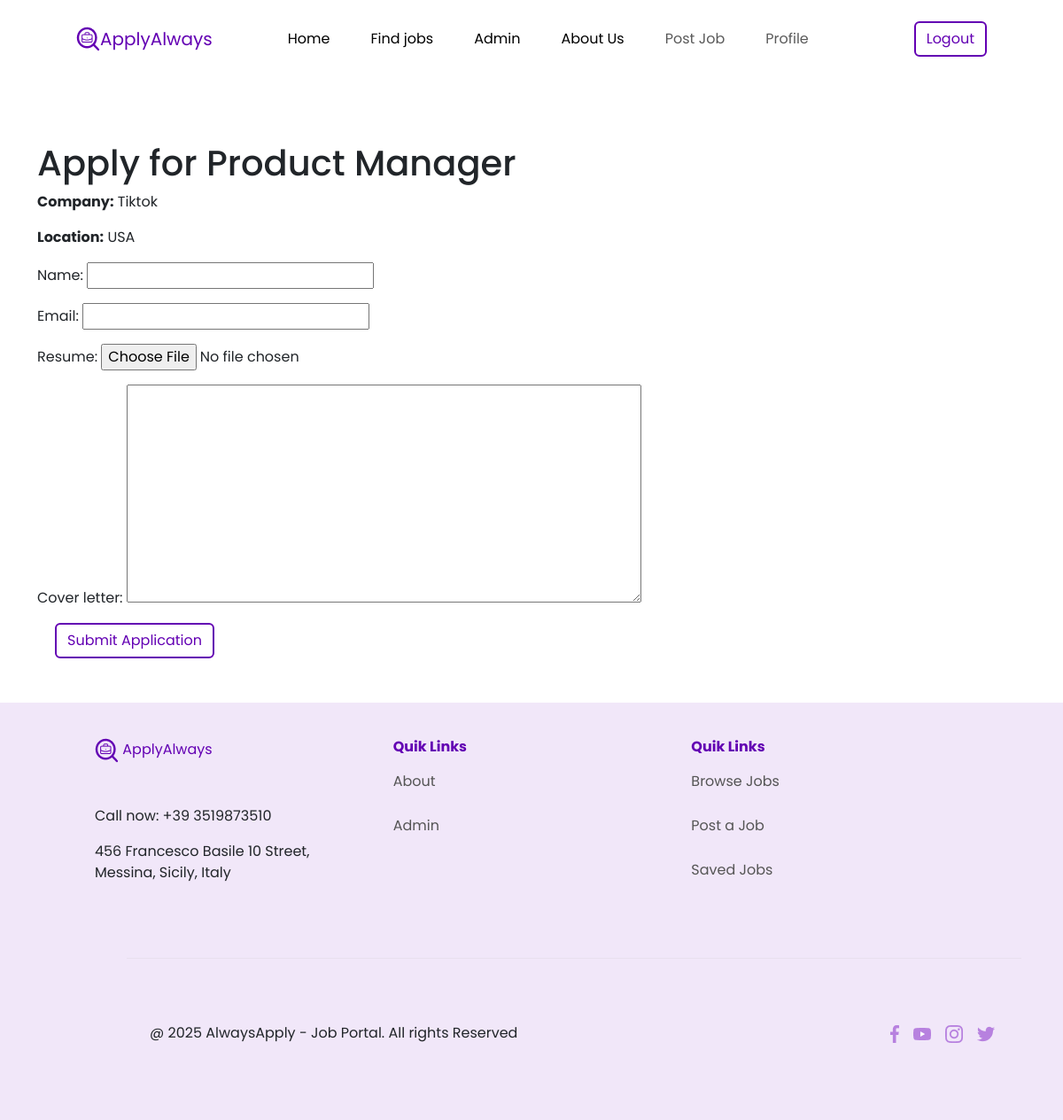
Screenshot of /jobs/12/apply/ (signed in) with the database file from the repository.
### posts/models.py (models this page shows, shortened)
class JobPosting(models.Model):
    title = models.CharField(max_length=255)
    company = models.CharField(max_length=255)
    logo = models.ImageField(upload_to='company_logos/', blank=True, null=True)
    location = models.CharField(max_length=255)
    JOB_TYPES = [
        ('full_time', 'Full-time'),
        ('part_time', 'Part-time'),
        ('contract', 'Contract'),
        ('freelance', 'Freelance'),
        ('internship', 'Internship'),
    ]
    job_type = models.CharField(max_length=50, choices=JOB_TYPES)
    salary = models.CharField(max_length=100, blank=True, null=True)
    description = models.TextField()
    contact_email = models.EmailField()
    posted_at = models.DateTimeField(auto_now_add=True)
    saved_by = models.ManyToManyField(User, related_name='saved_jobs', blank=True)  # Tracks users who saved this job

### jobs/views.py (the view)
# urls.py: path('<int:pk>/apply/', views.apply_for_job, name='apply_job'),
@login_required
def apply_for_job(request, pk):
    if not request.user.is_authenticated:
        messages.warning(request, "Please log in or register to apply for jobs.")
        return redirect(request.META.get('HTTP_REFERER', 'jobs:jobs'))  # Redirect back to the same page
    job = get_object_or_404(JobPosting, pk=pk)
    if request.method == 'POST':
        form = JobApplicationForm(request.POST, request.FILES)
        if form.is_valid():
            application = form.save(commit=False)
            application.job = job  # Link the application to the job
            application.save()
            messages.success(request, "Application submitted successfully!")
            return redirect('jobs:job_detail', pk=job.pk)
    else:
        form = JobApplicationForm()
    return render(request, 'jobs/apply_form.html', {'form': form, 'job': job})

### jobs/forms.py
class JobApplicationForm(forms.ModelForm):
    class Meta:
        model = JobApplication
        fields = ['name', 'email', 'resume', 'cover_letter']

### jobs/templates/jobs/apply_form.html (shortened to what this page needs)
{% extends "base.html" %}
{% block content %}
<div class="container mt-5">
    <h1>Apply for {{ job.title }}</h1>
    <p><strong>Company:</strong> {{ job.company }}</p>
    <p><strong>Location:</strong> {{ job.location }}</p>
    <form method="post" enctype="multipart/form-data">
        {{ form.as_p }}
        <button type="submit" class="btn ">Submit Application</button>
    </form>
</div>
{% endblock %}

### static/css/style.css (style rules this page uses)
body, html { margin: 0; padding: 0; }
body { font-family: 'Poppins', sans-serif; overflow-x: hidden; }
.btn { color: #6300B3; border: 2px solid #6300B3; margin-left: 20px; }

### rows the page displays
JobPosting: title "Product Manager", company "Tiktok", location "USA"
